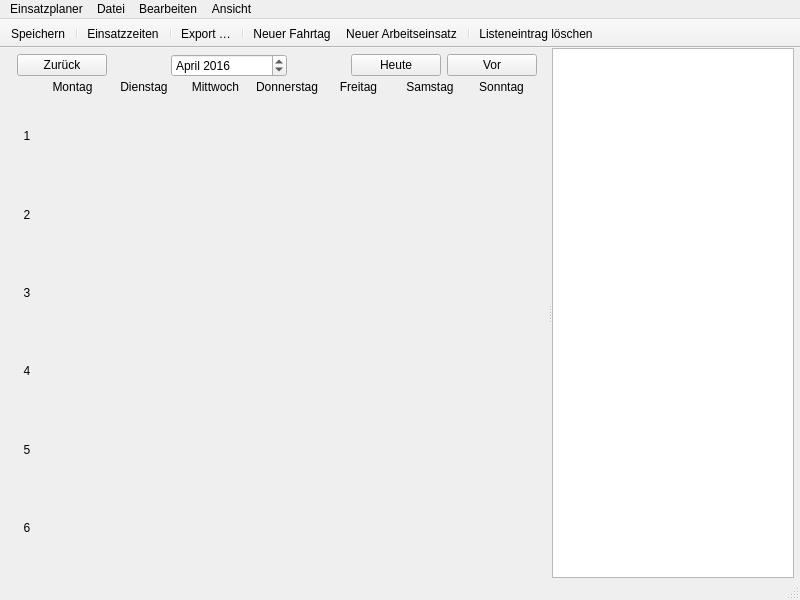
<?xml version="1.0" encoding="UTF-8"?>
<ui version="4.0">
 <class>MainWindow</class>
 <widget class="QMainWindow" name="MainWindow">
  <property name="geometry">
   <rect>
    <x>0</x>
    <y>0</y>
    <width>800</width>
    <height>600</height>
   </rect>
  </property>
  <property name="windowTitle">
   <string>Übersicht</string>
  </property>
  <property name="unifiedTitleAndToolBarOnMac">
   <bool>true</bool>
  </property>
  <widget class="QWidget" name="centralWidget">
   <layout class="QGridLayout" name="gridLayout">
    <property name="leftMargin">
     <number>6</number>
    </property>
    <property name="topMargin">
     <number>0</number>
    </property>
    <property name="rightMargin">
     <number>6</number>
    </property>
    <property name="bottomMargin">
     <number>0</number>
    </property>
    <item row="0" column="0">
     <widget class="QSplitter" name="splitter">
      <property name="orientation">
       <enum>Qt::Orientation::Horizontal</enum>
      </property>
      <widget class="QWidget" name="layoutWidget">
       <layout class="QGridLayout" name="gridLayout_3" rowstretch="0,1">
        <property name="topMargin">
         <number>6</number>
        </property>
        <property name="spacing">
         <number>0</number>
        </property>
        <item row="0" column="0">
         <layout class="QGridLayout" name="gridKopf" columnstretch="0,1,0,1,0,0">
          <property name="horizontalSpacing">
           <number>6</number>
          </property>
          <property name="verticalSpacing">
           <number>0</number>
          </property>
          <item row="0" column="0">
           <widget class="QPushButton" name="buttonPrev">
            <property name="minimumSize">
             <size>
              <width>90</width>
              <height>0</height>
             </size>
            </property>
            <property name="text">
             <string>Zurück</string>
            </property>
           </widget>
          </item>
          <item row="0" column="1">
           <spacer name="horizontalSpacer_3">
            <property name="orientation">
             <enum>Qt::Orientation::Horizontal</enum>
            </property>
            <property name="sizeHint" stdset="0">
             <size>
              <width>108</width>
              <height>20</height>
             </size>
            </property>
           </spacer>
          </item>
          <item row="0" column="4">
           <widget class="QPushButton" name="buttonToday">
            <property name="minimumSize">
             <size>
              <width>90</width>
              <height>0</height>
             </size>
            </property>
            <property name="text">
             <string>Heute</string>
            </property>
           </widget>
          </item>
          <item row="0" column="3">
           <spacer name="horizontalSpacer_4">
            <property name="orientation">
             <enum>Qt::Orientation::Horizontal</enum>
            </property>
            <property name="sizeHint" stdset="0">
             <size>
              <width>40</width>
              <height>20</height>
             </size>
            </property>
           </spacer>
          </item>
          <item row="0" column="5">
           <widget class="QPushButton" name="buttonNext">
            <property name="minimumSize">
             <size>
              <width>90</width>
              <height>0</height>
             </size>
            </property>
            <property name="text">
             <string>Vor</string>
            </property>
           </widget>
          </item>
          <item row="0" column="2">
           <widget class="QDateEdit" name="dateSelector">
            <property name="currentSection">
             <enum>QDateTimeEdit::Section::MonthSection</enum>
            </property>
            <property name="displayFormat">
             <string>MMMM yyyy</string>
            </property>
            <property name="date">
             <date>
              <year>2016</year>
              <month>4</month>
              <day>3</day>
             </date>
            </property>
           </widget>
          </item>
         </layout>
        </item>
        <item row="1" column="0">
         <layout class="QGridLayout" name="gridKalender" rowstretch="0,1,1,1,1,1,1">
          <property name="spacing">
           <number>0</number>
          </property>
          <item row="0" column="0">
           <layout class="QGridLayout" name="dayOfWeek">
            <property name="spacing">
             <number>0</number>
            </property>
            <item row="0" column="0">
             <spacer name="horizontalSpacer_5">
              <property name="orientation">
               <enum>Qt::Orientation::Horizontal</enum>
              </property>
              <property name="sizeType">
               <enum>QSizePolicy::Policy::Fixed</enum>
              </property>
              <property name="sizeHint" stdset="0">
               <size>
                <width>20</width>
                <height>20</height>
               </size>
              </property>
             </spacer>
            </item>
            <item row="0" column="1">
             <widget class="QLabel" name="day_1">
              <property name="frameShape">
               <enum>QFrame::Shape::NoFrame</enum>
              </property>
              <property name="text">
               <string>Montag</string>
              </property>
              <property name="alignment">
               <set>Qt::AlignmentFlag::AlignCenter</set>
              </property>
             </widget>
            </item>
            <item row="0" column="2">
             <widget class="QLabel" name="day_2">
              <property name="frameShape">
               <enum>QFrame::Shape::NoFrame</enum>
              </property>
              <property name="text">
               <string>Dienstag</string>
              </property>
              <property name="alignment">
               <set>Qt::AlignmentFlag::AlignCenter</set>
              </property>
             </widget>
            </item>
            <item row="0" column="3">
             <widget class="QLabel" name="day_3">
              <property name="frameShape">
               <enum>QFrame::Shape::NoFrame</enum>
              </property>
              <property name="text">
               <string>Mittwoch</string>
              </property>
              <property name="alignment">
               <set>Qt::AlignmentFlag::AlignCenter</set>
              </property>
             </widget>
            </item>
            <item row="0" column="4">
             <widget class="QLabel" name="day_4">
              <property name="frameShape">
               <enum>QFrame::Shape::NoFrame</enum>
              </property>
              <property name="text">
               <string>Donnerstag</string>
              </property>
              <property name="alignment">
               <set>Qt::AlignmentFlag::AlignCenter</set>
              </property>
             </widget>
            </item>
            <item row="0" column="5">
             <widget class="QLabel" name="day_5">
              <property name="frameShape">
               <enum>QFrame::Shape::NoFrame</enum>
              </property>
              <property name="text">
               <string>Freitag</string>
              </property>
              <property name="alignment">
               <set>Qt::AlignmentFlag::AlignCenter</set>
              </property>
             </widget>
            </item>
            <item row="0" column="6">
             <widget class="QLabel" name="day_6">
              <property name="frameShape">
               <enum>QFrame::Shape::NoFrame</enum>
              </property>
              <property name="text">
               <string>Samstag</string>
              </property>
              <property name="alignment">
               <set>Qt::AlignmentFlag::AlignCenter</set>
              </property>
             </widget>
            </item>
            <item row="0" column="7">
             <widget class="QLabel" name="day_7">
              <property name="frameShape">
               <enum>QFrame::Shape::NoFrame</enum>
              </property>
              <property name="text">
               <string>Sonntag</string>
              </property>
              <property name="alignment">
               <set>Qt::AlignmentFlag::AlignCenter</set>
              </property>
             </widget>
            </item>
           </layout>
          </item>
          <item row="1" column="0">
           <layout class="QGridLayout" name="week_1" columnstretch="0,1,1,1,1,1,1,1">
            <property name="spacing">
             <number>0</number>
            </property>
            <item row="0" column="0">
             <widget class="QLabel" name="number1_1">
              <property name="minimumSize">
               <size>
                <width>20</width>
                <height>0</height>
               </size>
              </property>
              <property name="maximumSize">
               <size>
                <width>20</width>
                <height>16777215</height>
               </size>
              </property>
              <property name="text">
               <string>1</string>
              </property>
              <property name="alignment">
               <set>Qt::AlignmentFlag::AlignCenter</set>
              </property>
             </widget>
            </item>
            <item row="0" column="1">
             <widget class="CalendarDay" name="day1_1" native="true">
              <property name="lineWidth" stdset="0">
               <number>1</number>
              </property>
             </widget>
            </item>
            <item row="0" column="2">
             <widget class="CalendarDay" name="day2_1" native="true">
              <property name="lineWidth" stdset="0">
               <number>1</number>
              </property>
             </widget>
            </item>
            <item row="0" column="3">
             <widget class="CalendarDay" name="day3_1" native="true">
              <property name="lineWidth" stdset="0">
               <number>1</number>
              </property>
             </widget>
            </item>
            <item row="0" column="4">
             <widget class="CalendarDay" name="day4_1" native="true">
              <property name="lineWidth" stdset="0">
               <number>1</number>
              </property>
             </widget>
            </item>
            <item row="0" column="5">
             <widget class="CalendarDay" name="day5_1" native="true">
              <property name="lineWidth" stdset="0">
               <number>1</number>
              </property>
             </widget>
            </item>
            <item row="0" column="6">
             <widget class="CalendarDay" name="day6_1" native="true">
              <property name="lineWidth" stdset="0">
               <number>1</number>
              </property>
             </widget>
            </item>
            <item row="0" column="7">
             <widget class="CalendarDay" name="day7_1" native="true">
              <property name="lineWidth" stdset="0">
               <number>1</number>
              </property>
             </widget>
            </item>
           </layout>
          </item>
          <item row="2" column="0">
           <layout class="QGridLayout" name="week_2" columnstretch="0,1,1,1,1,1,1,1">
            <property name="spacing">
             <number>0</number>
            </property>
            <item row="0" column="0">
             <widget class="QLabel" name="number1_2">
              <property name="minimumSize">
               <size>
                <width>20</width>
                <height>0</height>
               </size>
              </property>
              <property name="maximumSize">
               <size>
                <width>20</width>
                <height>16777215</height>
               </size>
              </property>
              <property name="text">
               <string>2</string>
              </property>
              <property name="alignment">
               <set>Qt::AlignmentFlag::AlignCenter</set>
              </property>
             </widget>
            </item>
            <item row="0" column="1">
             <widget class="CalendarDay" name="day1_2" native="true">
              <property name="lineWidth" stdset="0">
               <number>1</number>
              </property>
             </widget>
            </item>
            <item row="0" column="2">
             <widget class="CalendarDay" name="day2_2" native="true">
              <property name="lineWidth" stdset="0">
               <number>1</number>
              </property>
             </widget>
            </item>
            <item row="0" column="3">
             <widget class="CalendarDay" name="day3_2" native="true">
              <property name="lineWidth" stdset="0">
               <number>1</number>
              </property>
             </widget>
            </item>
            <item row="0" column="4">
             <widget class="CalendarDay" name="day4_2" native="true">
              <property name="lineWidth" stdset="0">
               <number>1</number>
              </property>
             </widget>
            </item>
            <item row="0" column="5">
             <widget class="CalendarDay" name="day5_2" native="true">
              <property name="lineWidth" stdset="0">
               <number>1</number>
              </property>
             </widget>
            </item>
            <item row="0" column="6">
             <widget class="CalendarDay" name="day6_2" native="true">
              <property name="lineWidth" stdset="0">
               <number>1</number>
              </property>
             </widget>
            </item>
            <item row="0" column="7">
             <widget class="CalendarDay" name="day7_2" native="true">
              <property name="lineWidth" stdset="0">
               <number>1</number>
              </property>
             </widget>
            </item>
           </layout>
          </item>
          <item row="3" column="0">
           <layout class="QGridLayout" name="week_3" columnstretch="0,1,1,1,1,1,1,1">
            <property name="spacing">
             <number>0</number>
            </property>
            <item row="0" column="0">
             <widget class="QLabel" name="number1_3">
              <property name="minimumSize">
               <size>
                <width>20</width>
                <height>0</height>
               </size>
              </property>
              <property name="maximumSize">
               <size>
                <width>20</width>
                <height>16777215</height>
               </size>
              </property>
              <property name="text">
               <string>3</string>
              </property>
              <property name="alignment">
               <set>Qt::AlignmentFlag::AlignCenter</set>
              </property>
             </widget>
            </item>
            <item row="0" column="1">
             <widget class="CalendarDay" name="day1_3" native="true">
              <property name="lineWidth" stdset="0">
               <number>1</number>
              </property>
             </widget>
            </item>
            <item row="0" column="2">
             <widget class="CalendarDay" name="day2_3" native="true">
              <property name="lineWidth" stdset="0">
               <number>1</number>
              </property>
             </widget>
            </item>
            <item row="0" column="3">
             <widget class="CalendarDay" name="day3_3" native="true">
              <property name="lineWidth" stdset="0">
               <number>1</number>
              </property>
             </widget>
            </item>
            <item row="0" column="4">
             <widget class="CalendarDay" name="day4_3" native="true">
              <property name="lineWidth" stdset="0">
               <number>1</number>
              </property>
             </widget>
            </item>
            <item row="0" column="5">
             <widget class="CalendarDay" name="day5_3" native="true">
              <property name="lineWidth" stdset="0">
               <number>1</number>
              </property>
             </widget>
            </item>
            <item row="0" column="6">
             <widget class="CalendarDay" name="day6_3" native="true">
              <property name="lineWidth" stdset="0">
               <number>1</number>
              </property>
             </widget>
            </item>
            <item row="0" column="7">
             <widget class="CalendarDay" name="day7_3" native="true">
              <property name="lineWidth" stdset="0">
               <number>1</number>
              </property>
             </widget>
            </item>
           </layout>
          </item>
          <item row="4" column="0">
           <layout class="QGridLayout" name="week_4" columnstretch="0,1,1,1,1,1,1,1">
            <property name="spacing">
             <number>0</number>
            </property>
            <item row="0" column="0">
             <widget class="QLabel" name="number1_4">
              <property name="minimumSize">
               <size>
                <width>20</width>
                <height>0</height>
               </size>
              </property>
              <property name="maximumSize">
               <size>
                <width>20</width>
                <height>16777215</height>
               </size>
              </property>
              <property name="text">
               <string>4</string>
              </property>
              <property name="alignment">
               <set>Qt::AlignmentFlag::AlignCenter</set>
              </property>
             </widget>
            </item>
            <item row="0" column="1">
             <widget class="CalendarDay" name="day1_4" native="true">
              <property name="lineWidth" stdset="0">
               <number>1</number>
              </property>
             </widget>
            </item>
            <item row="0" column="2">
             <widget class="CalendarDay" name="day2_4" native="true">
              <property name="lineWidth" stdset="0">
               <number>1</number>
              </property>
             </widget>
            </item>
            <item row="0" column="3">
             <widget class="CalendarDay" name="day3_4" native="true">
              <property name="lineWidth" stdset="0">
               <number>1</number>
              </property>
             </widget>
            </item>
            <item row="0" column="4">
             <widget class="CalendarDay" name="day4_4" native="true">
              <property name="lineWidth" stdset="0">
               <number>1</number>
              </property>
             </widget>
            </item>
            <item row="0" column="5">
             <widget class="CalendarDay" name="day5_4" native="true">
              <property name="lineWidth" stdset="0">
               <number>1</number>
              </property>
             </widget>
            </item>
            <item row="0" column="6">
             <widget class="CalendarDay" name="day6_4" native="true">
              <property name="lineWidth" stdset="0">
               <number>1</number>
              </property>
             </widget>
            </item>
            <item row="0" column="7">
             <widget class="CalendarDay" name="day7_4" native="true">
              <property name="lineWidth" stdset="0">
               <number>1</number>
              </property>
             </widget>
            </item>
           </layout>
          </item>
          <item row="5" column="0">
           <layout class="QGridLayout" name="week_5" columnstretch="0,1,1,1,1,1,1,1">
            <property name="spacing">
             <number>0</number>
            </property>
            <item row="0" column="0">
             <widget class="QLabel" name="number1_5">
              <property name="minimumSize">
               <size>
                <width>20</width>
                <height>0</height>
               </size>
              </property>
              <property name="maximumSize">
               <size>
                <width>20</width>
                <height>16777215</height>
               </size>
              </property>
              <property name="text">
               <string>5</string>
              </property>
              <property name="alignment">
               <set>Qt::AlignmentFlag::AlignCenter</set>
              </property>
             </widget>
            </item>
            <item row="0" column="1">
             <widget class="CalendarDay" name="day1_5" native="true">
              <property name="lineWidth" stdset="0">
               <number>1</number>
              </property>
             </widget>
            </item>
            <item row="0" column="2">
             <widget class="CalendarDay" name="day2_5" native="true">
              <property name="lineWidth" stdset="0">
               <number>1</number>
              </property>
             </widget>
            </item>
            <item row="0" column="3">
             <widget class="CalendarDay" name="day3_5" native="true">
              <property name="lineWidth" stdset="0">
               <number>1</number>
              </property>
             </widget>
            </item>
            <item row="0" column="4">
             <widget class="CalendarDay" name="day4_5" native="true">
              <property name="lineWidth" stdset="0">
               <number>1</number>
              </property>
             </widget>
            </item>
            <item row="0" column="5">
             <widget class="CalendarDay" name="day5_5" native="true">
              <property name="lineWidth" stdset="0">
               <number>1</number>
              </property>
             </widget>
            </item>
            <item row="0" column="6">
             <widget class="CalendarDay" name="day6_5" native="true">
              <property name="lineWidth" stdset="0">
               <number>1</number>
              </property>
             </widget>
            </item>
            <item row="0" column="7">
             <widget class="CalendarDay" name="day7_5" native="true">
              <property name="lineWidth" stdset="0">
               <number>1</number>
              </property>
             </widget>
            </item>
           </layout>
          </item>
          <item row="6" column="0">
           <layout class="QGridLayout" name="week_6" columnstretch="0,1,1,1,1,1,1,1">
            <property name="spacing">
             <number>0</number>
            </property>
            <item row="0" column="0">
             <widget class="QLabel" name="number1_6">
              <property name="minimumSize">
               <size>
                <width>20</width>
                <height>0</height>
               </size>
              </property>
              <property name="maximumSize">
               <size>
                <width>20</width>
                <height>16777215</height>
               </size>
              </property>
              <property name="text">
               <string>6</string>
              </property>
              <property name="alignment">
               <set>Qt::AlignmentFlag::AlignCenter</set>
              </property>
             </widget>
            </item>
            <item row="0" column="1">
             <widget class="CalendarDay" name="day1_6" native="true">
              <property name="lineWidth" stdset="0">
               <number>1</number>
              </property>
             </widget>
            </item>
            <item row="0" column="2">
             <widget class="CalendarDay" name="day2_6" native="true">
              <property name="lineWidth" stdset="0">
               <number>1</number>
              </property>
             </widget>
            </item>
            <item row="0" column="3">
             <widget class="CalendarDay" name="day3_6" native="true">
              <property name="lineWidth" stdset="0">
               <number>1</number>
              </property>
             </widget>
            </item>
            <item row="0" column="4">
             <widget class="CalendarDay" name="day4_6" native="true">
              <property name="lineWidth" stdset="0">
               <number>1</number>
              </property>
             </widget>
            </item>
            <item row="0" column="5">
             <widget class="CalendarDay" name="day5_6" native="true">
              <property name="lineWidth" stdset="0">
               <number>1</number>
              </property>
             </widget>
            </item>
            <item row="0" column="6">
             <widget class="CalendarDay" name="day6_6" native="true">
              <property name="lineWidth" stdset="0">
               <number>1</number>
              </property>
             </widget>
            </item>
            <item row="0" column="7">
             <widget class="CalendarDay" name="day7_6" native="true">
              <property name="lineWidth" stdset="0">
               <number>1</number>
              </property>
             </widget>
            </item>
           </layout>
          </item>
         </layout>
        </item>
       </layout>
      </widget>
      <widget class="QListWidget" name="listWidget">
       <property name="minimumSize">
        <size>
         <width>205</width>
         <height>0</height>
        </size>
       </property>
       <property name="frameShadow">
        <enum>QFrame::Shadow::Plain</enum>
       </property>
      </widget>
     </widget>
    </item>
   </layout>
  </widget>
  <widget class="QMenuBar" name="menuBar">
   <property name="geometry">
    <rect>
     <x>0</x>
     <y>0</y>
     <width>800</width>
     <height>24</height>
    </rect>
   </property>
   <property name="nativeMenuBar">
    <bool>true</bool>
   </property>
   <widget class="QMenu" name="menuBearbeiten">
    <property name="title">
     <string>Bearbeiten</string>
    </property>
    <addaction name="actionNeuFahrtag"/>
    <addaction name="actionNeuArbeitseinsatz"/>
    <addaction name="actionLoeschen"/>
   </widget>
   <widget class="QMenu" name="menuDatei">
    <property name="title">
     <string>Datei</string>
    </property>
    <widget class="QMenu" name="menuRecentlyused">
     <property name="enabled">
      <bool>true</bool>
     </property>
     <property name="title">
      <string>Zuletzt benutzt</string>
     </property>
     <addaction name="actionClear"/>
     <addaction name="separator"/>
    </widget>
    <addaction name="actionNew"/>
    <addaction name="actionOpen"/>
    <addaction name="menuRecentlyused"/>
    <addaction name="separator"/>
    <addaction name="actionSave"/>
    <addaction name="actionSaveas"/>
    <addaction name="actionSavePersonal"/>
    <addaction name="separator"/>
    <addaction name="actionSettings"/>
    <addaction name="separator"/>
    <addaction name="actionClose"/>
    <addaction name="separator"/>
    <addaction name="actionExport"/>
   </widget>
   <widget class="QMenu" name="menuAnsicht">
    <property name="title">
     <string>Ansicht</string>
    </property>
    <addaction name="actionPersonal"/>
    <addaction name="actionToolbar"/>
   </widget>
   <widget class="QMenu" name="menuApp">
    <property name="title">
     <string>Einsatzplaner</string>
    </property>
    <addaction name="actionAboutApp"/>
    <addaction name="actionAboutQt"/>
    <addaction name="separator"/>
    <addaction name="actionPreferences"/>
    <addaction name="separator"/>
    <addaction name="actionQuit"/>
   </widget>
   <addaction name="menuApp"/>
   <addaction name="menuDatei"/>
   <addaction name="menuBearbeiten"/>
   <addaction name="menuAnsicht"/>
  </widget>
  <widget class="QToolBar" name="mainToolBar">
   <property name="contextMenuPolicy">
    <enum>Qt::ContextMenuPolicy::PreventContextMenu</enum>
   </property>
   <property name="movable">
    <bool>false</bool>
   </property>
   <property name="allowedAreas">
    <set>Qt::ToolBarArea::TopToolBarArea</set>
   </property>
   <property name="iconSize">
    <size>
     <width>16</width>
     <height>16</height>
    </size>
   </property>
   <property name="toolButtonStyle">
    <enum>Qt::ToolButtonStyle::ToolButtonTextUnderIcon</enum>
   </property>
   <attribute name="toolBarArea">
    <enum>TopToolBarArea</enum>
   </attribute>
   <attribute name="toolBarBreak">
    <bool>false</bool>
   </attribute>
   <addaction name="actionSave"/>
   <addaction name="separator"/>
   <addaction name="actionPersonal"/>
   <addaction name="separator"/>
   <addaction name="actionExport"/>
   <addaction name="separator"/>
   <addaction name="actionNeuFahrtag"/>
   <addaction name="actionNeuArbeitseinsatz"/>
   <addaction name="separator"/>
   <addaction name="actionLoeschen"/>
  </widget>
  <widget class="QStatusBar" name="statusBar"/>
  <action name="actionNeuFahrtag">
   <property name="icon">
    <iconset resource="../icons/icons_rc.qrc">
     <normaloff>:/icon/travel-train.svg</normaloff>:/icon/travel-train.svg</iconset>
   </property>
   <property name="text">
    <string>Neuer Fahrtag</string>
   </property>
   <property name="shortcut">
    <string>Ctrl++</string>
   </property>
   <property name="shortcutContext">
    <enum>Qt::ShortcutContext::WindowShortcut</enum>
   </property>
   <property name="iconVisibleInMenu">
    <bool>false</bool>
   </property>
  </action>
  <action name="actionNeuArbeitseinsatz">
   <property name="icon">
    <iconset resource="../icons/icons_rc.qrc">
     <normaloff>:/icon/wrench.svg</normaloff>:/icon/wrench.svg</iconset>
   </property>
   <property name="text">
    <string>Neuer Arbeitseinsatz</string>
   </property>
   <property name="shortcut">
    <string>Ctrl+Alt++</string>
   </property>
   <property name="shortcutContext">
    <enum>Qt::ShortcutContext::WindowShortcut</enum>
   </property>
   <property name="iconVisibleInMenu">
    <bool>false</bool>
   </property>
  </action>
  <action name="actionNew">
   <property name="text">
    <string>Neu</string>
   </property>
   <property name="shortcut">
    <string>Ctrl+N</string>
   </property>
   <property name="shortcutContext">
    <enum>Qt::ShortcutContext::ApplicationShortcut</enum>
   </property>
  </action>
  <action name="actionOpen">
   <property name="text">
    <string>Öffnen …</string>
   </property>
   <property name="shortcut">
    <string>Ctrl+O</string>
   </property>
   <property name="shortcutContext">
    <enum>Qt::ShortcutContext::ApplicationShortcut</enum>
   </property>
  </action>
  <action name="actionSave">
   <property name="icon">
    <iconset theme="QIcon::ThemeIcon::DocumentSave" resource="../icons/icons_rc.qrc">
     <normaloff>:/icon/save-disk.svg</normaloff>:/icon/save-disk.svg</iconset>
   </property>
   <property name="text">
    <string>Speichern</string>
   </property>
   <property name="shortcut">
    <string>Ctrl+S</string>
   </property>
   <property name="shortcutContext">
    <enum>Qt::ShortcutContext::WindowShortcut</enum>
   </property>
   <property name="iconVisibleInMenu">
    <bool>false</bool>
   </property>
  </action>
  <action name="actionSaveas">
   <property name="icon">
    <iconset theme="QIcon::ThemeIcon::DocumentSaveAs"/>
   </property>
   <property name="text">
    <string>Speichern unter …</string>
   </property>
   <property name="shortcut">
    <string>Ctrl+Shift+S</string>
   </property>
   <property name="shortcutContext">
    <enum>Qt::ShortcutContext::WindowShortcut</enum>
   </property>
  </action>
  <action name="actionClose">
   <property name="text">
    <string>Schließen</string>
   </property>
   <property name="shortcut">
    <string>Ctrl+W</string>
   </property>
   <property name="shortcutContext">
    <enum>Qt::ShortcutContext::WindowShortcut</enum>
   </property>
  </action>
  <action name="actionPersonal">
   <property name="checkable">
    <bool>false</bool>
   </property>
   <property name="icon">
    <iconset resource="../icons/icons_rc.qrc">
     <normaloff>:/icon/user-group.svg</normaloff>:/icon/user-group.svg</iconset>
   </property>
   <property name="text">
    <string>Einsatzzeiten</string>
   </property>
   <property name="shortcut">
    <string>Ctrl+E</string>
   </property>
   <property name="shortcutContext">
    <enum>Qt::ShortcutContext::WindowShortcut</enum>
   </property>
   <property name="iconVisibleInMenu">
    <bool>false</bool>
   </property>
  </action>
  <action name="actionExport">
   <property name="icon">
    <iconset resource="../icons/icons_rc.qrc">
     <normaloff>:/icon/upload.svg</normaloff>:/icon/upload.svg</iconset>
   </property>
   <property name="text">
    <string>Export …</string>
   </property>
   <property name="toolTip">
    <string>Export</string>
   </property>
   <property name="shortcut">
    <string>Ctrl+P</string>
   </property>
   <property name="shortcutContext">
    <enum>Qt::ShortcutContext::ApplicationShortcut</enum>
   </property>
   <property name="iconVisibleInMenu">
    <bool>false</bool>
   </property>
  </action>
  <action name="actionHauptfenster">
   <property name="checkable">
    <bool>true</bool>
   </property>
   <property name="checked">
    <bool>true</bool>
   </property>
   <property name="text">
    <string>Hauptfenster</string>
   </property>
  </action>
  <action name="actionPreferences">
   <property name="enabled">
    <bool>true</bool>
   </property>
   <property name="text">
    <string>Einstellungen …</string>
   </property>
   <property name="shortcutContext">
    <enum>Qt::ShortcutContext::ApplicationShortcut</enum>
   </property>
   <property name="menuRole">
    <enum>QAction::MenuRole::PreferencesRole</enum>
   </property>
  </action>
  <action name="actionAboutApp">
   <property name="text">
    <string>Über Einsatzplaner</string>
   </property>
   <property name="shortcutContext">
    <enum>Qt::ShortcutContext::ApplicationShortcut</enum>
   </property>
   <property name="menuRole">
    <enum>QAction::MenuRole::AboutRole</enum>
   </property>
  </action>
  <action name="actionAboutQt">
   <property name="text">
    <string>Über Qt</string>
   </property>
   <property name="shortcutContext">
    <enum>Qt::ShortcutContext::ApplicationShortcut</enum>
   </property>
   <property name="menuRole">
    <enum>QAction::MenuRole::AboutQtRole</enum>
   </property>
  </action>
  <action name="actionQuit">
   <property name="text">
    <string>Einsatzplaner beenden</string>
   </property>
   <property name="shortcutContext">
    <enum>Qt::ShortcutContext::ApplicationShortcut</enum>
   </property>
   <property name="menuRole">
    <enum>QAction::MenuRole::QuitRole</enum>
   </property>
  </action>
  <action name="actionClear">
   <property name="enabled">
    <bool>false</bool>
   </property>
   <property name="text">
    <string>Liste leeren</string>
   </property>
   <property name="shortcutContext">
    <enum>Qt::ShortcutContext::ApplicationShortcut</enum>
   </property>
  </action>
  <action name="actionSavePersonal">
   <property name="text">
    <string>Stammdaten sichern unter …</string>
   </property>
   <property name="toolTip">
    <string>Stammdaten sichern unter</string>
   </property>
  </action>
  <action name="actionSettings">
   <property name="text">
    <string>Eigenschaften …</string>
   </property>
  </action>
  <action name="actionLoeschen">
   <property name="icon">
    <iconset theme="QIcon::ThemeIcon::ListRemove" resource="../icons/icons_rc.qrc">
     <normaloff>:/icon/minus-solid.svg</normaloff>:/icon/minus-solid.svg</iconset>
   </property>
   <property name="text">
    <string>Listeneintrag löschen</string>
   </property>
   <property name="iconVisibleInMenu">
    <bool>false</bool>
   </property>
  </action>
  <action name="actionToolbar">
   <property name="checkable">
    <bool>true</bool>
   </property>
   <property name="text">
    <string>Toolbar</string>
   </property>
  </action>
 </widget>
 <layoutdefault spacing="6" margin="11"/>
 <customwidgets>
  <customwidget>
   <class>CalendarDay</class>
   <extends>QWidget</extends>
   <header location="global">calendarday.h</header>
   <container>1</container>
  </customwidget>
 </customwidgets>
 <tabstops>
  <tabstop>buttonPrev</tabstop>
  <tabstop>dateSelector</tabstop>
  <tabstop>buttonToday</tabstop>
  <tabstop>buttonNext</tabstop>
  <tabstop>listWidget</tabstop>
 </tabstops>
 <resources>
  <include location="../icons/icons_rc.qrc"/>
  <include location="../icons/icons_rc.qrc"/>
 </resources>
 <connections>
  <connection>
   <sender>actionToolbar</sender>
   <signal>triggered(bool)</signal>
   <receiver>mainToolBar</receiver>
   <slot>setVisible(bool)</slot>
   <hints>
    <hint type="sourcelabel">
     <x>-1</x>
     <y>-1</y>
    </hint>
    <hint type="destinationlabel">
     <x>399</x>
     <y>43</y>
    </hint>
   </hints>
  </connection>
  <connection>
   <sender>mainToolBar</sender>
   <signal>visibilityChanged(bool)</signal>
   <receiver>actionToolbar</receiver>
   <slot>setChecked(bool)</slot>
   <hints>
    <hint type="sourcelabel">
     <x>399</x>
     <y>43</y>
    </hint>
    <hint type="destinationlabel">
     <x>-1</x>
     <y>-1</y>
    </hint>
   </hints>
  </connection>
 </connections>
</ui>
